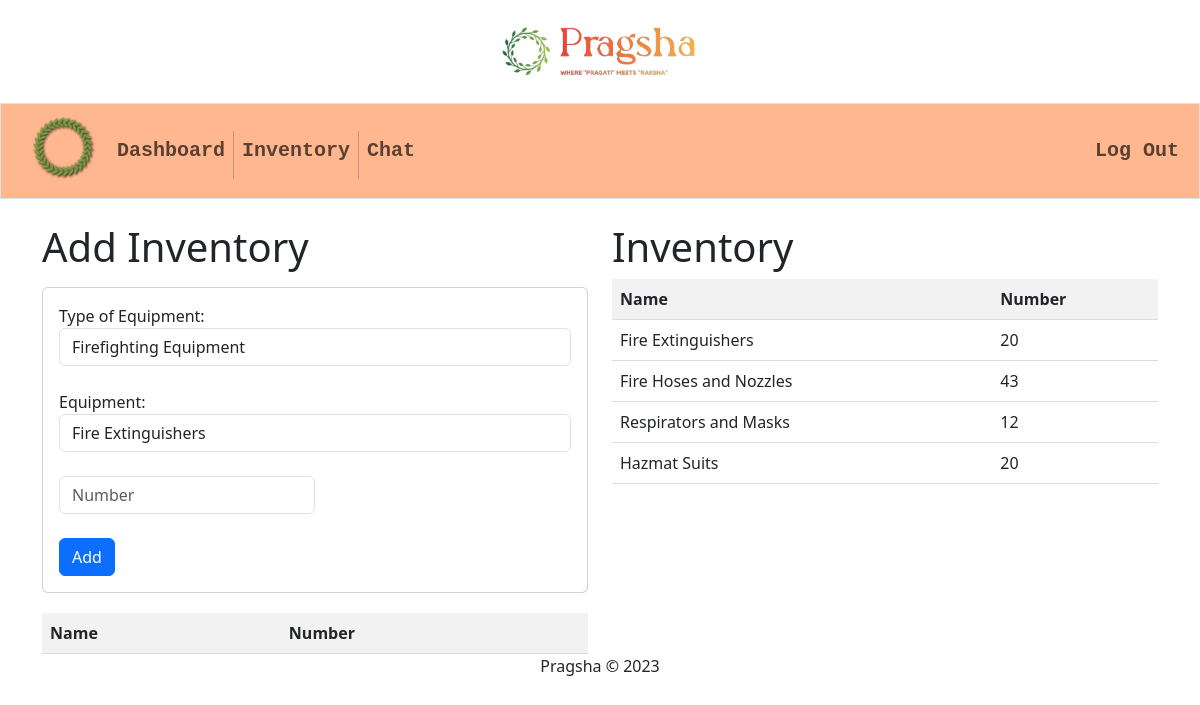
Page /agency/inventory/ (signed in) on the earlier database version.
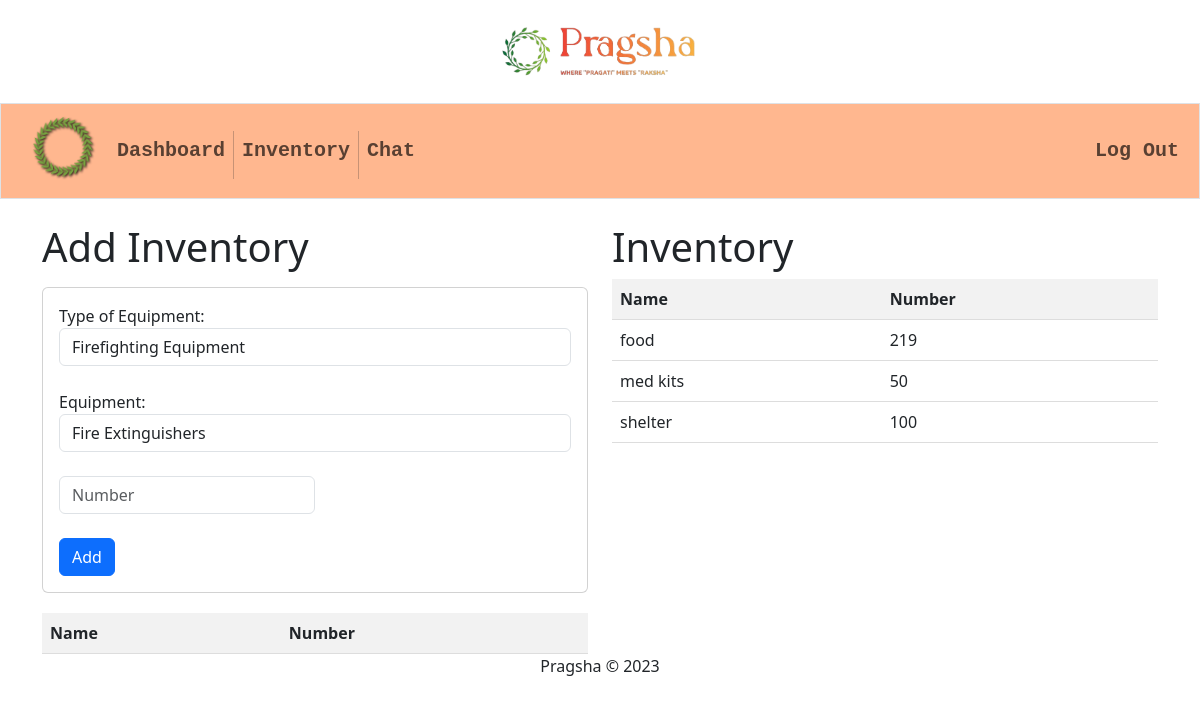
Same page on the later database version.
### agency/models.py (models this page shows)
class Inventory(models.Model):
    inventory_id = models.AutoField(primary_key=True)
    agency_id = models.ForeignKey(Agency, on_delete=models.CASCADE)
    name = models.CharField(max_length=100)
    number = models.IntegerField()

### agency/views.py (the view)
# urls.py: path("inventory/", views.add_inventory, name="inventory"),
@csrf_exempt
def add_inventory(request):
    if request.method == "POST":
        name = request.POST["name"]
        number = request.POST["number"]
        agency_id = Agency.objects.get(
            agency_id=request.session["agency_id"]
        )
        if Inventory.objects.filter(
            name=name,
            agency_id=agency_id
            ).exists():
            Inventory.objects.filter(
                name=name,
                agency_id=agency_id,
            ).update(
                number=Inventory.objects.filter(
                    name=name,
                    agency_id=agency_id,
                )
                .values("number")
                .first()["number"]
                + int(number)
            )
            data = {
                "id": Inventory.objects.filter(
                    name=name,
                    agency_id=agency_id,
                )
                .values("inventory_id")
                .first()["inventory_id"],
                "name": name,
                "number": Inventory.objects.filter(
                    name=name,
                    agency_id=agency_id,
                )
                .values("number")
                .first()["number"],
            }
        else:
            inventory = Inventory(
                agency_id=agency_id,
                name=name,
                number=number,
            )
            inventory.save()
            data = {
                "id": inventory.inventory_id,
                "name": inventory.name,
                "number": inventory.number,
            }
        return JsonResponse({"status": "success", "data": data})
    else:
        inv = Inventory.objects.filter(agency_id=request.session["agency_id"]).values()
        return render(
            request, "agency/inventory.html", {"form": InventoryForm(), "inv": inv, "inventory": INVENTORY}
        )

### agency/views.py
class InventoryForm(forms.ModelForm):
    agency_id = forms.CharField(widget=forms.HiddenInput, required=False)
    name = forms.CharField(max_length=100, label="Name")
    number = forms.IntegerField(label="Number")
    class Meta:
        model = Inventory
        fields = ["name", "number"]

### agency/templates/agency/inventory.html (shortened to what this page needs)
{% extends 'agencydash/layout.html' %}
{% block main %}
<div class="row">
  <div class="col">
    <h1>Add Inventory</h1>
    <form id="inventory-form" class="form-inline">
      <div class="card mt-3">
        <div class="card-body">
            <div class="form-group">
                <label for="type">Type of Equipment:</label>
                <select id="type" class="form-control mr-2">
                    {% for type in inventory %}
                    <option value="{{ type }}">{{ type }}</option>
                    {% endfor %}
                </select>
            </div>
            <br>
            <div class="form-group">
              <label for="name">Equipment:</label>
              <select id="name" name="name" class="form-control mr-2">
              </select>
          </div>
            <br>
            <div class="form-group">
              <input type="number" name="number" id="number" class="form-control mr-2" placeholder="Number"
                style="width:50% !important;" required>
            </div>
            <br>
            <button type="submit" class="btn btn-primary">Add</button>
        </div>
    </div>
    </form>
    <table id="inventory-table">
      <thead>
        <tr>
          <th>Name</th>
          <th>Number</th>
        </tr>
      </thead>
    </table>
  </div>
  <div class="col">
    <h1>Inventory</h1>
    <table id="inventory-table">
      <thead>
        <tr>
          <th>Name</th>
          <th>Number</th>
        </tr>
      </thead>
      <tbody>
        {% for item in inv %}
        <tr>
          <td>{{ item.name }}</td>
          <td>{{ item.number }}</td>
        </tr>
        {% endfor %}
      </tbody>
    </table>
  </div>
</div>
{% endblock %}

### agencydash/templates/agencydash/layout.html (shortened to what this page needs)
<!DOCTYPE html>
<html lang="en">
{% load pwa %}
<head>
    {% load static %}
    <link rel="stylesheet" href="{% static 'style.css' %}">
    <link href="https://cdn.jsdelivr.net/npm/bootstrap@5.3.1/dist/css/bootstrap.min.css" rel="stylesheet"
>
</head>
<body>
    <span style="padding:10px;">
        <div align="center">
            {% load static %}
            <a class="navbar-brand" href="/">
                <img src="{% static 'logo.png' %}" alt="logo" width="200px">
            </a>
        </div>
        <br>
    </span>
    <nav class="border navbar sticky-top navbar-expand-md" style="background-color: #ffb78f;" height="100">
        <div class="container-fluid">
            <a class="navbar-brand" href="/" style="padding-left:20px">
                <h2 class="app-name">
                    {% load static %}
                    <img class="wreath" src="{% static 'wreath.png' %}" alt="Pragsha" width="60" height="60"
                        class="d-inline-block align-text-top">
                </h2>
            </a>
            <div class="collapse navbar-collapse" id="navbar">
                <ul class="navbar-nav me-auto mt-2">
                    <li class="nav-item"><a class="nav-link" href="/agency/dashboard"
                            style="font-family: 'Courier New', Courier, monospace;">
                            <h5><b>Dashboard</b></h5>
                        </a></li>
                    <li class="nav-item"><a class="nav-link" href="/agency/inventory"
                            style="font-family: 'Courier New', Courier, monospace;">
                            <h5><b>Inventory</b></h5>
                        </a></li>
                    <li class="nav-item"><a class="nav-link" href=""
                            style="font-family: 'Courier New', Courier, monospace;">
                            <h5><b>Chat</b></h5>
                        </a></li>
                </ul>
                <ul class="navbar-nav ms-auto mt-2">
                    <li class="nav-item"><a class="nav-link" href="/agency/logout"
                            style="font-family: 'Courier New', Courier, monospace;">
                            <h5><b>Log Out</b></h5>
                        </a></li>
                </ul>
            </div>
        </div>
    </nav>
    <div class="container">
        <br>
        <div class="content">
            {% block main %}{% endblock %}
        </div>
        <div class="footer" align="center">
            <p>Pragsha &copy; 2023</p>
        </div>
    </div>
</body>
</html>

### authentification/static/style.css (style rules this page uses)
body { font-family: Arial, sans-serif; background-color: #fff6ef; overflow-x: hidden; }

### agency/templates/agency/inventory.html (style rules this page uses)
#inventory-form { margin-bottom: 20px; }
#inventory-table { border-collapse: collapse; width: 100%; }
#inventory-table th, #inventory-table td { padding: 8px; text-align: left; border-bottom: 1px solid #ddd; }
#inventory-table th { background-color: #f2f2f2; }

### agencydash/templates/agencydash/layout.html (style rules this page uses)
.wreath { filter: drop-shadow(1px 1px 1px #000); }
.footer { position: static; bottom: 0; width: 100%; text-align: center; }

Differences in the rows shown:
removed Inventory: name "Fire Extinguishers", number "20"
removed Inventory: name "Fire Hoses and Nozzles", number "43"
removed Inventory: name "Respirators and Masks", number "12"
removed Inventory: name "Hazmat Suits", number "20"
added Inventory: name "food", number "219"
added Inventory: name "med kits", number "50"
added Inventory: name "shelter", number "100"
